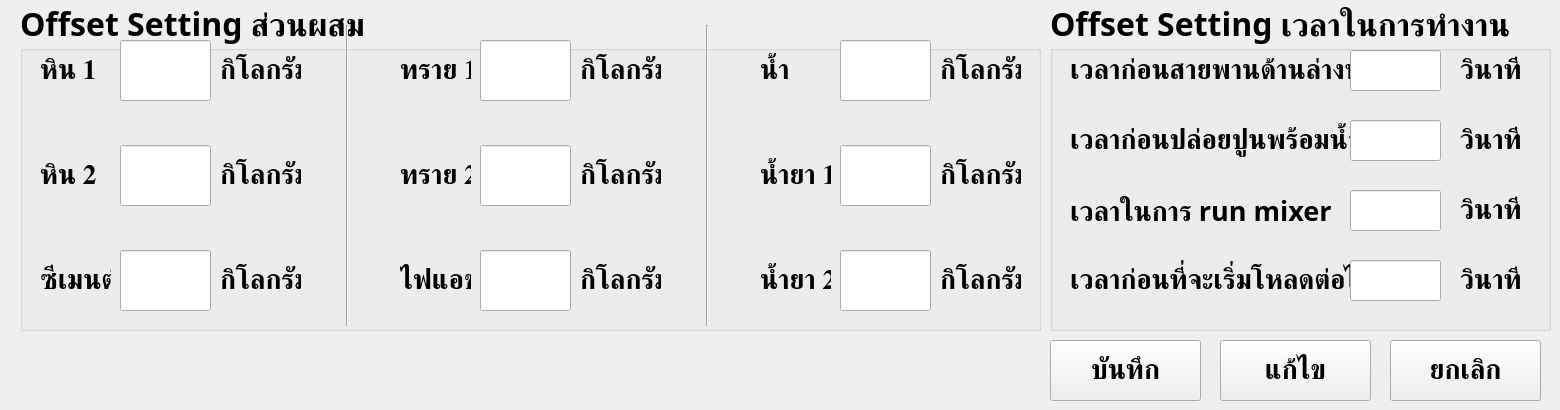
    <widget class="QWidget" name="Offset_tab">
     <attribute name="title">
      <string>Offset</string>
     </attribute>
     <widget class="QGroupBox" name="offset_setting_formular_groupBox">
      <property name="geometry">
       <rect>
        <x>20</x>
        <y>0</y>
        <width>1021</width>
        <height>331</height>
       </rect>
      </property>
      <property name="font">
       <font>
        <family>TH Niramit AS</family>
        <pointsize>24</pointsize>
        <bold>true</bold>
       </font>
      </property>
      <property name="title">
       <string>Offset Setting ส่วนผสม</string>
      </property>
      <widget class="QLabel" name="offset_rock_1_label">
       <property name="geometry">
        <rect>
         <x>20</x>
         <y>40</y>
         <width>71</width>
         <height>61</height>
        </rect>
       </property>
       <property name="font">
        <font>
         <family>TH Niramit AS</family>
         <pointsize>20</pointsize>
         <bold>true</bold>
        </font>
       </property>
       <property name="text">
        <string>หิน 1</string>
       </property>
       <property name="alignment">
        <set>Qt::AlignmentFlag::AlignLeading|Qt::AlignmentFlag::AlignLeft|Qt::AlignmentFlag::AlignVCenter</set>
       </property>
      </widget>
      <widget class="QLineEdit" name="offset_rock_1_lineEdit">
       <property name="geometry">
        <rect>
         <x>100</x>
         <y>40</y>
         <width>91</width>
         <height>61</height>
        </rect>
       </property>
       <property name="font">
        <font>
         <family>TH Niramit AS</family>
         <pointsize>22</pointsize>
         <bold>true</bold>
        </font>
       </property>
       <property name="alignment">
        <set>Qt::AlignmentFlag::AlignCenter</set>
       </property>
      </widget>
      <widget class="QLabel" name="offset_sand_1_label">
       <property name="geometry">
        <rect>
         <x>380</x>
         <y>40</y>
         <width>71</width>
         <height>61</height>
        </rect>
       </property>
       <property name="font">
        <font>
         <family>TH Niramit AS</family>
         <pointsize>20</pointsize>
         <bold>true</bold>
        </font>
       </property>
       <property name="text">
        <string>ทราย 1</string>
       </property>
       <property name="alignment">
        <set>Qt::AlignmentFlag::AlignLeading|Qt::AlignmentFlag::AlignLeft|Qt::AlignmentFlag::AlignVCenter</set>
       </property>
      </widget>
      <widget class="QLineEdit" name="offset_sand_1_lineEdit">
       <property name="geometry">
        <rect>
         <x>460</x>
         <y>40</y>
         <width>91</width>
         <height>61</height>
        </rect>
       </property>
       <property name="font">
        <font>
         <family>TH Niramit AS</family>
         <pointsize>22</pointsize>
         <bold>true</bold>
        </font>
       </property>
       <property name="alignment">
        <set>Qt::AlignmentFlag::AlignCenter</set>
       </property>
      </widget>
      <widget class="QLabel" name="offset_rock_2_label">
       <property name="geometry">
        <rect>
         <x>20</x>
         <y>145</y>
         <width>71</width>
         <height>61</height>
        </rect>
       </property>
       <property name="font">
        <font>
         <family>TH Niramit AS</family>
         <pointsize>20</pointsize>
         <bold>true</bold>
        </font>
       </property>
       <property name="text">
        <string>หิน 2</string>
       </property>
       <property name="alignment">
        <set>Qt::AlignmentFlag::AlignLeading|Qt::AlignmentFlag::AlignLeft|Qt::AlignmentFlag::AlignVCenter</set>
       </property>
      </widget>
      <widget class="QLineEdit" name="offset_rock_2_lineEdit">
       <property name="geometry">
        <rect>
         <x>100</x>
         <y>145</y>
         <width>91</width>
         <height>61</height>
        </rect>
       </property>
       <property name="font">
        <font>
         <family>TH Niramit AS</family>
         <pointsize>22</pointsize>
         <bold>true</bold>
        </font>
       </property>
       <property name="alignment">
        <set>Qt::AlignmentFlag::AlignCenter</set>
       </property>
      </widget>
      <widget class="QLabel" name="offset_sand_2_label">
       <property name="geometry">
        <rect>
         <x>380</x>
         <y>145</y>
         <width>71</width>
         <height>61</height>
        </rect>
       </property>
       <property name="font">
        <font>
         <family>TH Niramit AS</family>
         <pointsize>20</pointsize>
         <bold>true</bold>
        </font>
       </property>
       <property name="text">
        <string>ทราย 2</string>
       </property>
       <property name="alignment">
        <set>Qt::AlignmentFlag::AlignLeading|Qt::AlignmentFlag::AlignLeft|Qt::AlignmentFlag::AlignVCenter</set>
       </property>
      </widget>
      <widget class="QLineEdit" name="offset_sand_2_lineEdit">
       <property name="geometry">
        <rect>
         <x>460</x>
         <y>145</y>
         <width>91</width>
         <height>61</height>
        </rect>
       </property>
       <property name="font">
        <font>
         <family>TH Niramit AS</family>
         <pointsize>22</pointsize>
         <bold>true</bold>
        </font>
       </property>
       <property name="alignment">
        <set>Qt::AlignmentFlag::AlignCenter</set>
       </property>
      </widget>
      <widget class="QLabel" name="offset_cement_label">
       <property name="geometry">
        <rect>
         <x>20</x>
         <y>250</y>
         <width>71</width>
         <height>61</height>
        </rect>
       </property>
       <property name="font">
        <font>
         <family>TH Niramit AS</family>
         <pointsize>20</pointsize>
         <bold>true</bold>
        </font>
       </property>
       <property name="text">
        <string>ซีเมนต์</string>
       </property>
       <property name="alignment">
        <set>Qt::AlignmentFlag::AlignLeading|Qt::AlignmentFlag::AlignLeft|Qt::AlignmentFlag::AlignVCenter</set>
       </property>
      </widget>
      <widget class="QLabel" name="offset_fyash_label">
       <property name="geometry">
        <rect>
         <x>380</x>
         <y>250</y>
         <width>71</width>
         <height>61</height>
        </rect>
       </property>
       <property name="font">
        <font>
         <family>TH Niramit AS</family>
         <pointsize>20</pointsize>
         <bold>true</bold>
        </font>
       </property>
       <property name="text">
        <string>ไฟแอช</string>
       </property>
       <property name="alignment">
        <set>Qt::AlignmentFlag::AlignLeading|Qt::AlignmentFlag::AlignLeft|Qt::AlignmentFlag::AlignVCenter</set>
       </property>
      </widget>
      <widget class="QLineEdit" name="offset_cement_lineEdit">
       <property name="geometry">
        <rect>
         <x>100</x>
         <y>250</y>
         <width>91</width>
         <height>61</height>
        </rect>
       </property>
       <property name="font">
        <font>
         <family>TH Niramit AS</family>
         <pointsize>22</pointsize>
         <bold>true</bold>
        </font>
       </property>
       <property name="alignment">
        <set>Qt::AlignmentFlag::AlignCenter</set>
       </property>
      </widget>
      <widget class="QLineEdit" name="offset_fyash_lineEdit">
       <property name="geometry">
        <rect>
         <x>460</x>
         <y>250</y>
         <width>91</width>
         <height>61</height>
        </rect>
       </property>
       <property name="font">
        <font>
         <family>TH Niramit AS</family>
         <pointsize>22</pointsize>
         <bold>true</bold>
        </font>
       </property>
       <property name="alignment">
        <set>Qt::AlignmentFlag::AlignCenter</set>
       </property>
      </widget>
      <widget class="QLabel" name="offset_water_label">
       <property name="geometry">
        <rect>
         <x>740</x>
         <y>40</y>
         <width>71</width>
         <height>61</height>
        </rect>
       </property>
       <property name="font">
        <font>
         <family>TH Niramit AS</family>
         <pointsize>20</pointsize>
         <bold>true</bold>
        </font>
       </property>
       <property name="text">
        <string>น้ำ</string>
       </property>
       <property name="alignment">
        <set>Qt::AlignmentFlag::AlignLeading|Qt::AlignmentFlag::AlignLeft|Qt::AlignmentFlag::AlignVCenter</set>
       </property>
      </widget>
      <widget class="QLabel" name="offset_chem_1_label">
       <property name="geometry">
        <rect>
         <x>740</x>
         <y>145</y>
         <width>71</width>
         <height>61</height>
        </rect>
       </property>
       <property name="font">
        <font>
         <family>TH Niramit AS</family>
         <pointsize>20</pointsize>
         <bold>true</bold>
        </font>
       </property>
       <property name="text">
        <string>น้ำยา 1</string>
       </property>
       <property name="alignment">
        <set>Qt::AlignmentFlag::AlignLeading|Qt::AlignmentFlag::AlignLeft|Qt::AlignmentFlag::AlignVCenter</set>
       </property>
      </widget>
      <widget class="QLineEdit" name="offset_water_lineEdit">
       <property name="geometry">
        <rect>
         <x>820</x>
         <y>40</y>
         <width>91</width>
         <height>61</height>
        </rect>
       </property>
       <property name="font">
        <font>
         <family>TH Niramit AS</family>
         <pointsize>22</pointsize>
         <bold>true</bold>
        </font>
       </property>
       <property name="alignment">
        <set>Qt::AlignmentFlag::AlignCenter</set>
       </property>
      </widget>
      <widget class="QLineEdit" name="offset_chem_1_lineEdit">
       <property name="geometry">
        <rect>
         <x>820</x>
         <y>145</y>
         <width>91</width>
         <height>61</height>
        </rect>
       </property>
       <property name="font">
        <font>
         <family>TH Niramit AS</family>
         <pointsize>22</pointsize>
         <bold>true</bold>
        </font>
       </property>
       <property name="alignment">
        <set>Qt::AlignmentFlag::AlignCenter</set>
       </property>
      </widget>
      <widget class="QLineEdit" name="offset_chem_2_lineEdit">
       <property name="geometry">
        <rect>
         <x>820</x>
         <y>250</y>
         <width>91</width>
         <height>61</height>
        </rect>
       </property>
       <property name="font">
        <font>
         <family>TH Niramit AS</family>
         <pointsize>22</pointsize>
         <bold>true</bold>
        </font>
       </property>
       <property name="alignment">
        <set>Qt::AlignmentFlag::AlignCenter</set>
       </property>
      </widget>
      <widget class="QLabel" name="offset_chem_2_label">
       <property name="geometry">
        <rect>
         <x>740</x>
         <y>250</y>
         <width>71</width>
         <height>61</height>
        </rect>
       </property>
       <property name="font">
        <font>
         <family>TH Niramit AS</family>
         <pointsize>20</pointsize>
         <bold>true</bold>
        </font>
       </property>
       <property name="text">
        <string>น้ำยา 2</string>
       </property>
       <property name="alignment">
        <set>Qt::AlignmentFlag::AlignLeading|Qt::AlignmentFlag::AlignLeft|Qt::AlignmentFlag::AlignVCenter</set>
       </property>
      </widget>
      <widget class="QLabel" name="offset_unit_time_11">
       <property name="geometry">
        <rect>
         <x>200</x>
         <y>40</y>
         <width>81</width>
         <height>61</height>
        </rect>
       </property>
       <property name="font">
        <font>
         <family>TH Niramit AS</family>
         <pointsize>20</pointsize>
         <bold>true</bold>
        </font>
       </property>
       <property name="text">
        <string>กิโลกรัม</string>
       </property>
       <property name="alignment">
        <set>Qt::AlignmentFlag::AlignLeading|Qt::AlignmentFlag::AlignLeft|Qt::AlignmentFlag::AlignVCenter</set>
       </property>
      </widget>
      <widget class="QLabel" name="offset_unit_time_12">
       <property name="geometry">
        <rect>
         <x>200</x>
         <y>145</y>
         <width>81</width>
         <height>61</height>
        </rect>
       </property>
       <property name="font">
        <font>
         <family>TH Niramit AS</family>
         <pointsize>20</pointsize>
         <bold>true</bold>
        </font>
       </property>
       <property name="text">
        <string>กิโลกรัม</string>
       </property>
       <property name="alignment">
        <set>Qt::AlignmentFlag::AlignLeading|Qt::AlignmentFlag::AlignLeft|Qt::AlignmentFlag::AlignVCenter</set>
       </property>
      </widget>
      <widget class="QLabel" name="offset_unit_time_13">
       <property name="geometry">
        <rect>
         <x>200</x>
         <y>250</y>
         <width>81</width>
         <height>61</height>
        </rect>
       </property>
       <property name="font">
        <font>
         <family>TH Niramit AS</family>
         <pointsize>20</pointsize>
         <bold>true</bold>
        </font>
       </property>
       <property name="text">
        <string>กิโลกรัม</string>
       </property>
       <property name="alignment">
        <set>Qt::AlignmentFlag::AlignLeading|Qt::AlignmentFlag::AlignLeft|Qt::AlignmentFlag::AlignVCenter</set>
       </property>
      </widget>
      <widget class="Line" name="line">
       <property name="geometry">
        <rect>
         <x>325</x>
         <y>25</y>
         <width>5</width>
         <height>301</height>
        </rect>
       </property>
       <property name="orientation">
        <enum>Qt::Orientation::Vertical</enum>
       </property>
      </widget>
      <widget class="QLabel" name="offset_unit_time_8">
       <property name="geometry">
        <rect>
         <x>560</x>
         <y>40</y>
         <width>81</width>
         <height>61</height>
        </rect>
       </property>
       <property name="font">
        <font>
         <family>TH Niramit AS</family>
         <pointsize>20</pointsize>
         <bold>true</bold>
        </font>
       </property>
       <property name="text">
        <string>กิโลกรัม</string>
       </property>
       <property name="alignment">
        <set>Qt::AlignmentFlag::AlignLeading|Qt::AlignmentFlag::AlignLeft|Qt::AlignmentFlag::AlignVCenter</set>
       </property>
      </widget>
      <widget class="QLabel" name="offset_unit_time_9">
       <property name="geometry">
        <rect>
         <x>560</x>
         <y>145</y>
         <width>81</width>
         <height>61</height>
        </rect>
       </property>
       <property name="font">
        <font>
         <family>TH Niramit AS</family>
         <pointsize>20</pointsize>
         <bold>true</bold>
        </font>
       </property>
       <property name="text">
        <string>กิโลกรัม</string>
       </property>
       <property name="alignment">
        <set>Qt::AlignmentFlag::AlignLeading|Qt::AlignmentFlag::AlignLeft|Qt::AlignmentFlag::AlignVCenter</set>
       </property>
      </widget>
      <widget class="QLabel" name="offset_unit_time_10">
       <property name="geometry">
        <rect>
         <x>560</x>
         <y>250</y>
         <width>81</width>
         <height>61</height>
        </rect>
       </property>
       <property name="font">
        <font>
         <family>TH Niramit AS</family>
         <pointsize>20</pointsize>
         <bold>true</bold>
        </font>
       </property>
       <property name="text">
        <string>กิโลกรัม</string>
       </property>
       <property name="alignment">
        <set>Qt::AlignmentFlag::AlignLeading|Qt::AlignmentFlag::AlignLeft|Qt::AlignmentFlag::AlignVCenter</set>
       </property>
      </widget>
      <widget class="Line" name="line_2">
       <property name="geometry">
        <rect>
         <x>685</x>
         <y>25</y>
         <width>5</width>
         <height>301</height>
        </rect>
       </property>
       <property name="orientation">
        <enum>Qt::Orientation::Vertical</enum>
       </property>
      </widget>
      <widget class="QLabel" name="offset_unit_time_5">
       <property name="geometry">
        <rect>
         <x>920</x>
         <y>40</y>
         <width>81</width>
         <height>61</height>
        </rect>
       </property>
       <property name="font">
        <font>
         <family>TH Niramit AS</family>
         <pointsize>20</pointsize>
         <bold>true</bold>
        </font>
       </property>
       <property name="text">
        <string>กิโลกรัม</string>
       </property>
       <property name="alignment">
        <set>Qt::AlignmentFlag::AlignLeading|Qt::AlignmentFlag::AlignLeft|Qt::AlignmentFlag::AlignVCenter</set>
       </property>
      </widget>
      <widget class="QLabel" name="offset_unit_time_6">
       <property name="geometry">
        <rect>
         <x>920</x>
         <y>145</y>
         <width>81</width>
         <height>61</height>
        </rect>
       </property>
       <property name="font">
        <font>
         <family>TH Niramit AS</family>
         <pointsize>20</pointsize>
         <bold>true</bold>
        </font>
       </property>
       <property name="text">
        <string>กิโลกรัม</string>
       </property>
       <property name="alignment">
        <set>Qt::AlignmentFlag::AlignLeading|Qt::AlignmentFlag::AlignLeft|Qt::AlignmentFlag::AlignVCenter</set>
       </property>
      </widget>
      <widget class="QLabel" name="offset_unit_time_7">
       <property name="geometry">
        <rect>
         <x>920</x>
         <y>250</y>
         <width>81</width>
         <height>61</height>
        </rect>
       </property>
       <property name="font">
        <font>
         <family>TH Niramit AS</family>
         <pointsize>20</pointsize>
         <bold>true</bold>
        </font>
       </property>
       <property name="text">
        <string>กิโลกรัม</string>
       </property>
       <property name="alignment">
        <set>Qt::AlignmentFlag::AlignLeading|Qt::AlignmentFlag::AlignLeft|Qt::AlignmentFlag::AlignVCenter</set>
       </property>
      </widget>
      <zorder>offset_chem_2_label</zorder>
      <zorder>offset_cement_label</zorder>
      <zorder>offset_rock_1_label</zorder>
      <zorder>offset_rock_1_lineEdit</zorder>
      <zorder>offset_sand_1_label</zorder>
      <zorder>offset_sand_1_lineEdit</zorder>
      <zorder>offset_rock_2_label</zorder>
      <zorder>offset_rock_2_lineEdit</zorder>
      <zorder>offset_sand_2_label</zorder>
      <zorder>offset_sand_2_lineEdit</zorder>
      <zorder>offset_fyash_label</zorder>
      <zorder>offset_cement_lineEdit</zorder>
      <zorder>offset_fyash_lineEdit</zorder>
      <zorder>offset_water_label</zorder>
      <zorder>offset_chem_1_label</zorder>
      <zorder>offset_water_lineEdit</zorder>
      <zorder>offset_chem_1_lineEdit</zorder>
      <zorder>offset_chem_2_lineEdit</zorder>
      <zorder>offset_unit_time_11</zorder>
      <zorder>offset_unit_time_12</zorder>
      <zorder>offset_unit_time_13</zorder>
      <zorder>line</zorder>
      <zorder>offset_unit_time_8</zorder>
      <zorder>offset_unit_time_9</zorder>
      <zorder>offset_unit_time_10</zorder>
      <zorder>line_2</zorder>
      <zorder>offset_unit_time_5</zorder>
      <zorder>offset_unit_time_6</zorder>
      <zorder>offset_unit_time_7</zorder>
     </widget>
     <widget class="QGroupBox" name="offset_setting_time_groupBox">
      <property name="geometry">
       <rect>
        <x>1050</x>
        <y>0</y>
        <width>501</width>
        <height>331</height>
       </rect>
      </property>
      <property name="font">
       <font>
        <family>TH Niramit AS</family>
        <pointsize>24</pointsize>
        <bold>true</bold>
       </font>
      </property>
      <property name="title">
       <string>Offset Setting เวลาในการทำงาน</string>
      </property>
      <widget class="QLabel" name="offset_converyer_silo_time_label">
       <property name="geometry">
        <rect>
         <x>20</x>
         <y>40</y>
         <width>381</width>
         <height>61</height>
        </rect>
       </property>
       <property name="font">
        <font>
         <family>TH Niramit AS</family>
         <pointsize>20</pointsize>
         <bold>true</bold>
        </font>
       </property>
       <property name="text">
        <string>เวลาก่อนสายพานด้านล่างทำงาน</string>
       </property>
       <property name="alignment">
        <set>Qt::AlignmentFlag::AlignLeading|Qt::AlignmentFlag::AlignLeft|Qt::AlignmentFlag::AlignVCenter</set>
       </property>
      </widget>
      <widget class="QLineEdit" name="offset_converyer_silo_time_lineEdit">
       <property name="geometry">
        <rect>
         <x>300</x>
         <y>50</y>
         <width>91</width>
         <height>41</height>
        </rect>
       </property>
       <property name="font">
        <font>
         <family>TH Niramit AS</family>
         <pointsize>22</pointsize>
         <bold>true</bold>
        </font>
       </property>
       <property name="alignment">
        <set>Qt::AlignmentFlag::AlignCenter</set>
       </property>
      </widget>
      <widget class="QLabel" name="offset_opan_cement_time_label">
       <property name="geometry">
        <rect>
         <x>20</x>
         <y>110</y>
         <width>381</width>
         <height>61</height>
        </rect>
       </property>
       <property name="font">
        <font>
         <family>TH Niramit AS</family>
         <pointsize>20</pointsize>
         <bold>true</bold>
        </font>
       </property>
       <property name="text">
        <string>เวลาก่อนปล่อยปูนพร้อมน้ำ</string>
       </property>
       <property name="alignment">
        <set>Qt::AlignmentFlag::AlignLeading|Qt::AlignmentFlag::AlignLeft|Qt::AlignmentFlag::AlignVCenter</set>
       </property>
      </widget>
      <widget class="QLineEdit" name="offset_opan_cement_time_lineEdit">
       <property name="geometry">
        <rect>
         <x>300</x>
         <y>120</y>
         <width>91</width>
         <height>41</height>
        </rect>
       </property>
       <property name="font">
        <font>
         <family>TH Niramit AS</family>
         <pointsize>22</pointsize>
         <bold>true</bold>
        </font>
       </property>
       <property name="alignment">
        <set>Qt::AlignmentFlag::AlignCenter</set>
       </property>
      </widget>
      <widget class="QLineEdit" name="offset_run_mixer_time_lineEdit">
       <property name="geometry">
        <rect>
         <x>300</x>
         <y>190</y>
         <width>91</width>
         <height>41</height>
        </rect>
       </property>
       <property name="font">
        <font>
         <family>TH Niramit AS</family>
         <pointsize>22</pointsize>
         <bold>true</bold>
        </font>
       </property>
       <property name="alignment">
        <set>Qt::AlignmentFlag::AlignCenter</set>
       </property>
      </widget>
      <widget class="QLabel" name="offset_run_mixer_time_label">
       <property name="geometry">
        <rect>
         <x>20</x>
         <y>180</y>
         <width>381</width>
         <height>61</height>
        </rect>
       </property>
       <property name="font">
        <font>
         <family>TH Niramit AS</family>
         <pointsize>20</pointsize>
         <bold>true</bold>
        </font>
       </property>
       <property name="text">
        <string>เวลาในการ run mixer</string>
       </property>
       <property name="alignment">
        <set>Qt::AlignmentFlag::AlignLeading|Qt::AlignmentFlag::AlignLeft|Qt::AlignmentFlag::AlignVCenter</set>
       </property>
      </widget>
      <widget class="QLineEdit" name="offset_time_next_load_lineEdit">
       <property name="geometry">
        <rect>
         <x>300</x>
         <y>260</y>
         <width>91</width>
         <height>41</height>
        </rect>
       </property>
       <property name="font">
        <font>
         <family>TH Niramit AS</family>
         <pointsize>22</pointsize>
         <bold>true</bold>
        </font>
       </property>
       <property name="alignment">
        <set>Qt::AlignmentFlag::AlignCenter</set>
       </property>
      </widget>
      <widget class="QLabel" name="offset_time_next_load_label">
       <property name="geometry">
        <rect>
         <x>20</x>
         <y>250</y>
         <width>381</width>
         <height>61</height>
        </rect>
       </property>
       <property name="font">
        <font>
         <family>TH Niramit AS</family>
         <pointsize>20</pointsize>
         <bold>true</bold>
        </font>
       </property>
       <property name="text">
        <string>เวลาก่อนที่จะเริ่มโหลดต่อไป</string>
       </property>
       <property name="alignment">
        <set>Qt::AlignmentFlag::AlignLeading|Qt::AlignmentFlag::AlignLeft|Qt::AlignmentFlag::AlignVCenter</set>
       </property>
      </widget>
      <widget class="QLabel" name="offset_unit_time">
       <property name="geometry">
        <rect>
         <x>410</x>
         <y>40</y>
         <width>71</width>
         <height>61</height>
        </rect>
       </property>
       <property name="font">
        <font>
         <family>TH Niramit AS</family>
         <pointsize>20</pointsize>
         <bold>true</bold>
        </font>
       </property>
       <property name="text">
        <string>วินาที</string>
       </property>
       <property name="alignment">
        <set>Qt::AlignmentFlag::AlignLeading|Qt::AlignmentFlag::AlignLeft|Qt::AlignmentFlag::AlignVCenter</set>
       </property>
      </widget>
      <widget class="QLabel" name="offset_unit_time_2">
       <property name="geometry">
        <rect>
         <x>410</x>
         <y>110</y>
         <width>71</width>
         <height>61</height>
        </rect>
       </property>
       <property name="font">
        <font>
         <family>TH Niramit AS</family>
         <pointsize>20</pointsize>
         <bold>true</bold>
        </font>
       </property>
       <property name="text">
        <string>วินาที</string>
       </property>
       <property name="alignment">
        <set>Qt::AlignmentFlag::AlignLeading|Qt::AlignmentFlag::AlignLeft|Qt::AlignmentFlag::AlignVCenter</set>
       </property>
      </widget>
      <widget class="QLabel" name="offset_unit_time_3">
       <property name="geometry">
        <rect>
         <x>410</x>
         <y>180</y>
         <width>71</width>
         <height>61</height>
        </rect>
       </property>
       <property name="font">
        <font>
         <family>TH Niramit AS</family>
         <pointsize>20</pointsize>
         <bold>true</bold>
        </font>
       </property>
       <property name="text">
        <string>วินาที</string>
       </property>
       <property name="alignment">
        <set>Qt::AlignmentFlag::AlignLeading|Qt::AlignmentFlag::AlignLeft|Qt::AlignmentFlag::AlignVCenter</set>
       </property>
      </widget>
      <widget class="QLabel" name="offset_unit_time_4">
       <property name="geometry">
        <rect>
         <x>410</x>
         <y>250</y>
         <width>71</width>
         <height>61</height>
        </rect>
       </property>
       <property name="font">
        <font>
         <family>TH Niramit AS</family>
         <pointsize>20</pointsize>
         <bold>true</bold>
        </font>
       </property>
       <property name="text">
        <string>วินาที</string>
       </property>
       <property name="alignment">
        <set>Qt::AlignmentFlag::AlignLeading|Qt::AlignmentFlag::AlignLeft|Qt::AlignmentFlag::AlignVCenter</set>
       </property>
      </widget>
      <zorder>offset_time_next_load_label</zorder>
      <zorder>offset_run_mixer_time_label</zorder>
      <zorder>offset_converyer_silo_time_label</zorder>
      <zorder>offset_converyer_silo_time_lineEdit</zorder>
      <zorder>offset_opan_cement_time_label</zorder>
      <zorder>offset_opan_cement_time_lineEdit</zorder>
      <zorder>offset_run_mixer_time_lineEdit</zorder>
      <zorder>offset_time_next_load_lineEdit</zorder>
      <zorder>offset_unit_time</zorder>
      <zorder>offset_unit_time_2</zorder>
      <zorder>offset_unit_time_3</zorder>
      <zorder>offset_unit_time_4</zorder>
     </widget>
     <widget class="QPushButton" name="offset_cancel_pushButton">
      <property name="geometry">
       <rect>
        <x>1390</x>
        <y>340</y>
        <width>151</width>
        <height>61</height>
       </rect>
      </property>
      <property name="font">
       <font>
        <family>TH Niramit AS</family>
        <pointsize>20</pointsize>
        <bold>true</bold>
       </font>
      </property>
      <property name="text">
       <string>ยกเลิก</string>
      </property>
     </widget>
     <widget class="QPushButton" name="offset_edite_pushButton">
      <property name="geometry">
       <rect>
        <x>1220</x>
        <y>340</y>
        <width>151</width>
        <height>61</height>
       </rect>
      </property>
      <property name="font">
       <font>
        <family>TH Niramit AS</family>
        <pointsize>20</pointsize>
        <bold>true</bold>
       </font>
      </property>
      <property name="text">
       <string>แก้ไข</string>
      </property>
     </widget>
     <widget class="QPushButton" name="offset_save_pushButton">
      <property name="geometry">
       <rect>
        <x>1050</x>
        <y>340</y>
        <width>151</width>
        <height>61</height>
       </rect>
      </property>
      <property name="font">
       <font>
        <family>TH Niramit AS</family>
        <pointsize>20</pointsize>
        <bold>true</bold>
       </font>
      </property>
      <property name="text">
       <string>บันทึก</string>
      </property>
     </widget>
    </widget>
